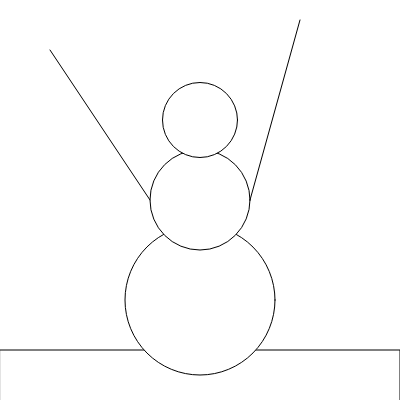
Frame 1 (no input)
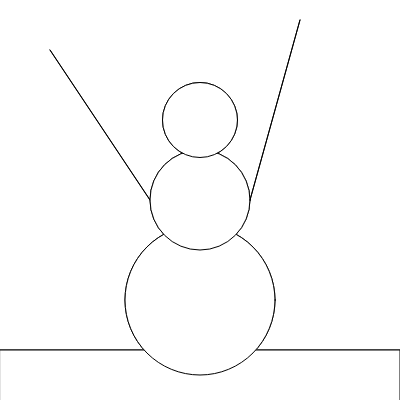
Frame 2 (the mouse pressed at the canvas centre, redrawn once)

The p5.js sketch that drew these frames (run headless with seeded random() and noise() and a simulated clock; the mouse was pressed at the canvas centre and the sketch redrawn once):

// p5.js sketch
// ── sketch.js
function setup() {
    createCanvas(400, 400); 
    noLoop(); 
}

function draw() {
    // 1: Muñeco de nieve que saluda
    rect(0,350,400,100);
    ellipse(200, 300, 150, 150);
    ellipse(200, 200, 100, 100);
    ellipse(200, 120, 75, 75);
    line(150, 200, 50, 50);
    line(250, 200, 300, 20);

}
